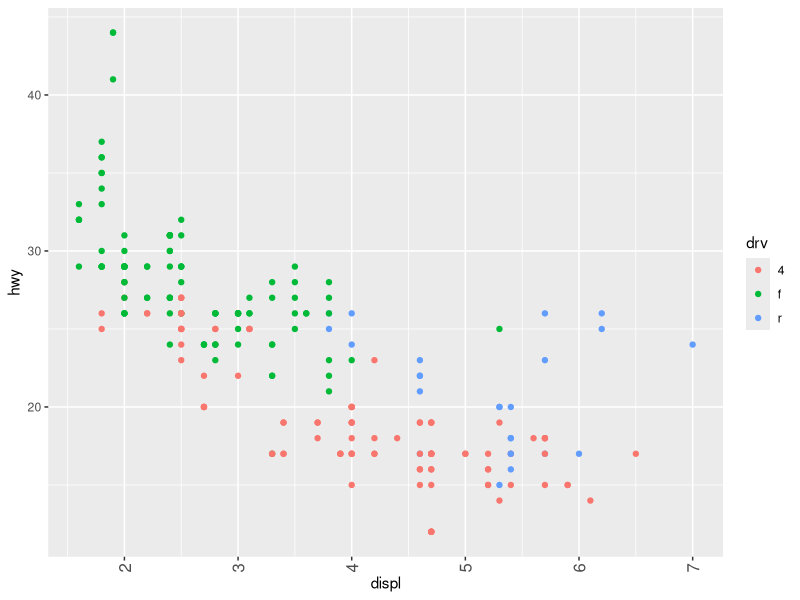
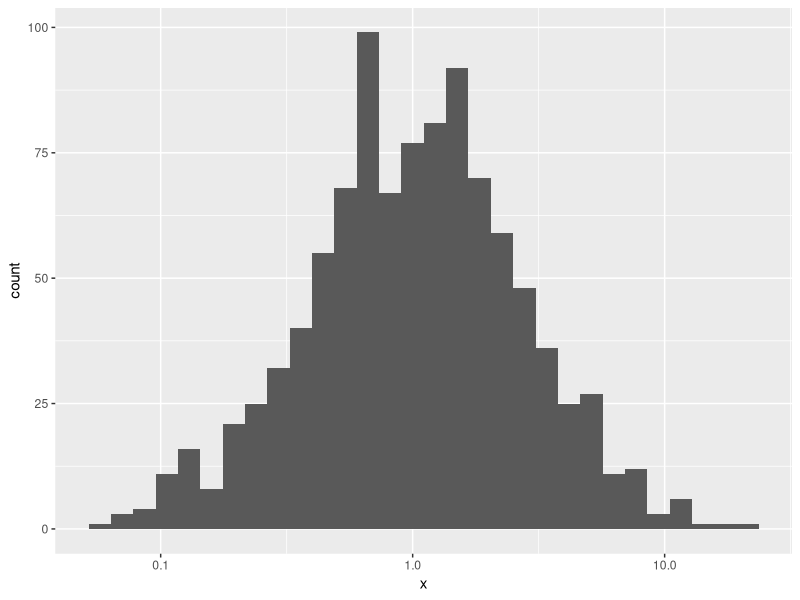
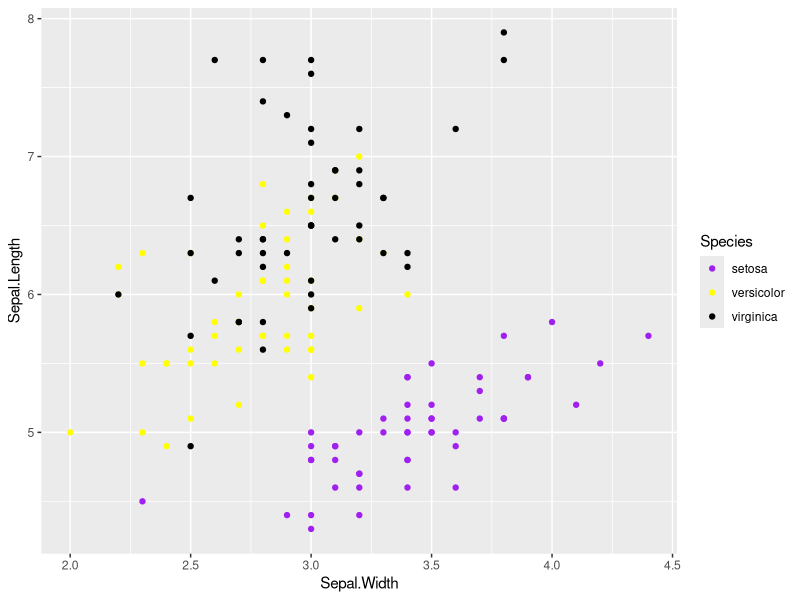
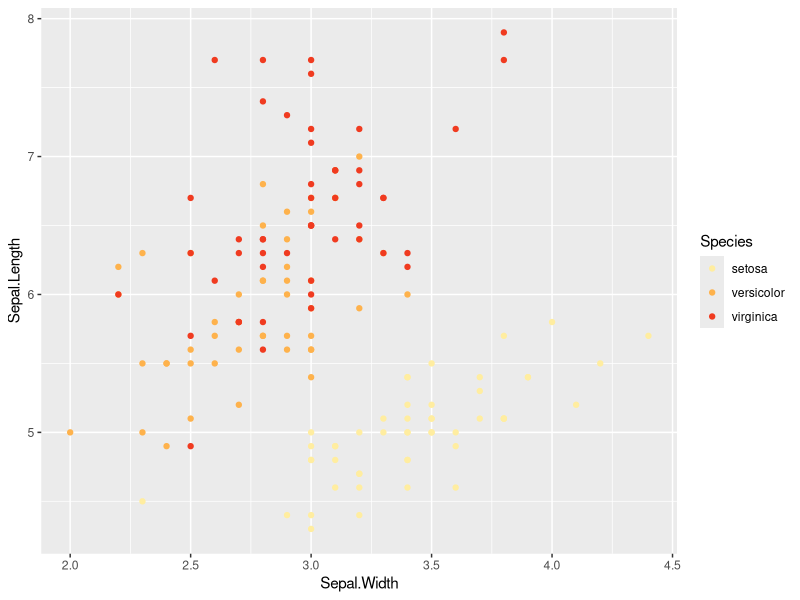
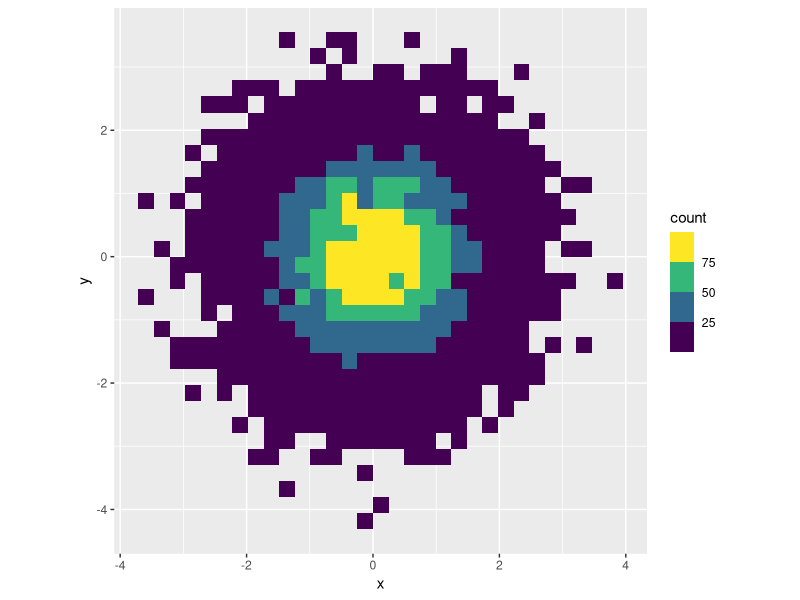
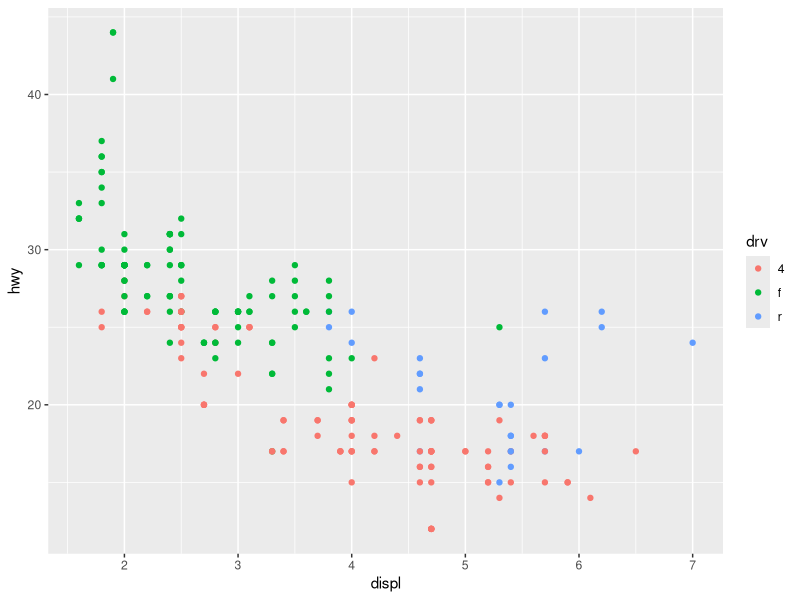
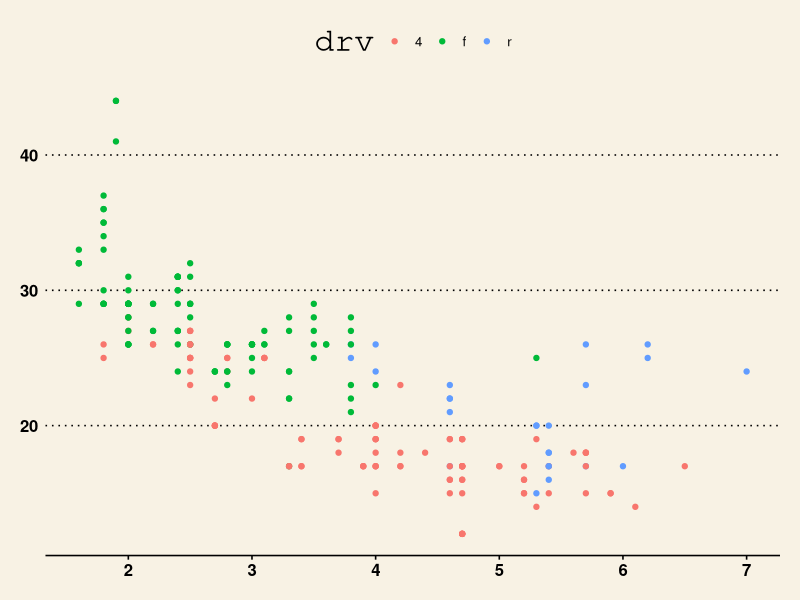
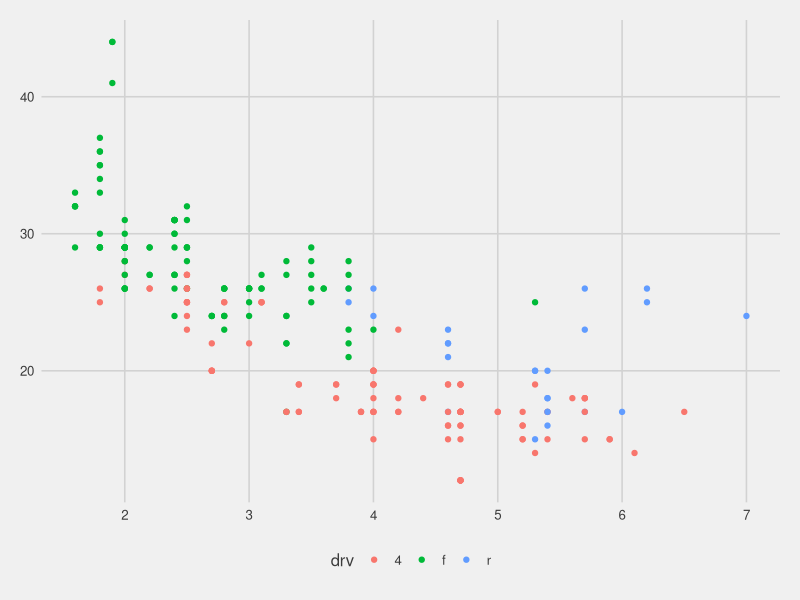

Here is the R script that generated these plots, in order:
## ---- chunk 1
knitr::opts_chunk$set(echo = TRUE)
library(tidyverse)
## ---- chunk 2
head(mpg)
## ---- chunk 3
knitr::kable(
    head(mpg)
)
## ---- chunk 4
knitr::kable(
    head(mtcars)
) %>%
    kableExtra::kable_styling(
        bootstrap_options = c("striped", "hover"), full_width = FALSE)
## ---- chunk 5
mpg %>%
    ggplot(aes(x = displ, y = hwy, color = drv)) + 
    geom_point() +
    theme(axis.text.x = element_text(size = 12, # Size of text
            angle = 90,
            vjust = .5))
## ---- chunk 6
exprands <- tibble(x = exp(rnorm(1000)))
ggplot(exprands, aes(x)) + 
    geom_histogram(bins = 30) + 
    scale_x_log10()
## ---- chunk 7
ggplot(iris, aes(x = Sepal.Width, y = Sepal.Length, color = Species)) + 
    geom_point() +
    scale_color_manual(values = c("purple", "yellow", "black"))
## ---- chunk 8
colors()
## ---- chunk 9
ggplot(iris, aes(Sepal.Width, Sepal.Length, color = Species)) +
    geom_point() + 
    scale_color_brewer(palette = "YlOrRd" )
## ---- chunk 10
df <- tibble(x = rnorm(10000), y = rnorm(10000))
ggplot(df, aes(x, y)) + 
    geom_bin2d() + 
    coord_fixed() +
    scale_fill_binned(type ="viridis")
## ---- chunk 11
mpg %>%
    ggplot(aes(displ, hwy, color = drv)) + 
    geom_point() + 
    theme_grey()
## ---- chunk 12
mpg %>%
    ggplot(aes(displ, hwy, color = drv)) + 
    geom_point() +
    ggthemes::theme_wsj()
## ---- chunk 13
mpg %>%
    ggplot(aes(displ, hwy, color = drv)) + 
    geom_point() +
    ggthemes::theme_fivethirtyeight()
